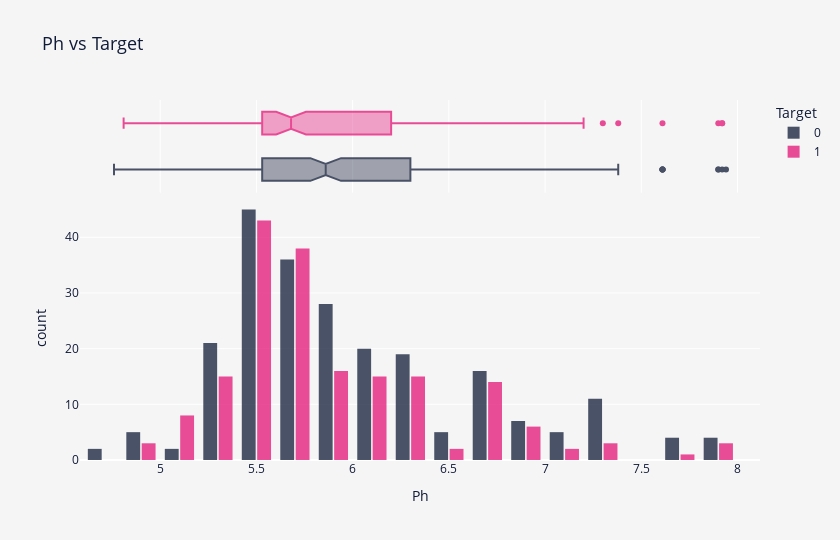

Source (notebook cell):
### Markdown cell above
<p style="
    font-size: 20px;
    font-family: 'JetBrains Mono';
    border-bottom: 3px solid #01CBEE;
">
    <b>Notes</b> 📜
</p>

<ul style="
    font-size: 16px;
    font-family: 'JetBrains Mono';
    margin-left: 8px;
    margin-right: 8px;
">
    <li>Generally, the higher the <code>Gravity</code>, the higher chance of kidney stones presence.</li>
</ul>

### Code cell
fig = px.histogram(
    train,
    x="Ph",
    color="Target",
    color_discrete_sequence=["#101B37", "#E41376"],
    marginal="box",
    barmode="group",
    hover_data=train.columns,
    height=540,
    width=840,
    title="Ph vs Target",
)
fig.update_layout(
    font_color=FONT_COLOR,
    title_font_size=18,
    plot_bgcolor=BACKGROUND_COLOR,
    paper_bgcolor=BACKGROUND_COLOR,
    bargap=0.2,
    bargroupgap=0.1,
)
fig.update_traces(opacity=0.75)
fig.show()

### Figure 1 — Plotly figure (JSON) as saved in the notebook; plotly's stock layout.template omitted (floating-point values rounded to 4 significant figures; data arrays with more than 128 entries replaced by an {"elided": "..."} marker saying what was removed)
{"data": [{"alignmentgroup": "True", "bingroup": "x", "hovertemplate": "Target=0<br>Ph=%{x}<br>count=%{y}<extra></extra>", "legendgroup": "0", "marker": {"color": "#101B37", "pattern": {"shape": ""}}, "name": "0", "offsetgroup": "0", "opacity": 0.75, "orientation": "v", "showlegend": true, "type": "histogram", "x": {"elided": "230 float values"}, "xaxis": "x", "yaxis": "y"}, {"alignmentgroup": "True", "customdata": {"elided": "230x6 float values"}, "hovertemplate": "Target=%{customdata[5]}<br>Ph=%{x}<br>Gravity=%{customdata[0]}<br>Osmo=%{customdata[1]}<br>Cond=%{customdata[2]}<br>Urea=%{customdata[3]}<br>Calc=%{customdata[4]}<extra></extra>", "legendgroup": "0", "marker": {"color": "#101B37"}, "name": "0", "notched": true, "offsetgroup": "0", "opacity": 0.75, "showlegend": false, "type": "box", "x": {"elided": "230 float values"}, "xaxis": "x2", "yaxis": "y2"}, {"alignmentgroup": "True", "bingroup": "x", "hovertemplate": "Target=1<br>Ph=%{x}<br>count=%{y}<extra></extra>", "legendgroup": "1", "marker": {"color": "#E41376", "pattern": {"shape": ""}}, "name": "1", "offsetgroup": "1", "opacity": 0.75, "orientation": "v", "showlegend": true, "type": "histogram", "x": {"elided": "184 float values"}, "xaxis": "x", "yaxis": "y"}, {"alignmentgroup": "True", "customdata": {"elided": "184x6 float values"}, "hovertemplate": "Target=%{customdata[5]}<br>Ph=%{x}<br>Gravity=%{customdata[0]}<br>Osmo=%{customdata[1]}<br>Cond=%{customdata[2]}<br>Urea=%{customdata[3]}<br>Calc=%{customdata[4]}<extra></extra>", "legendgroup": "1", "marker": {"color": "#E41376"}, "name": "1", "notched": true, "offsetgroup": "1", "opacity": 0.75, "showlegend": false, "type": "box", "x": {"elided": "184 float values"}, "xaxis": "x2", "yaxis": "y2"}], "layout": {"bargap": 0.2, "bargroupgap": 0.1, "barmode": "group", "font": {"color": "#101B37"}, "height": 540, "legend": {"title": {"text": "Target"}, "tracegroupgap": 0}, "paper_bgcolor": "#F6F5F5", "plot_bgcolor": "#F6F5F5", "title": {"font": {"size": 18}, "text": "Ph vs Target"}, "width": 840, "xaxis": {"anchor": "y", "domain": [0, 1], "title": {"text": "Ph"}}, "xaxis2": {"anchor": "y2", "domain": [0, 1], "matches": "x", "showgrid": true, "showticklabels": false}, "yaxis": {"anchor": "x", "domain": [0, 0.7326], "title": {"text": "count"}}, "yaxis2": {"anchor": "x2", "domain": [0.7426, 1], "matches": "y2", "showgrid": false, "showline": false, "showticklabels": false, "ticks": ""}}}
